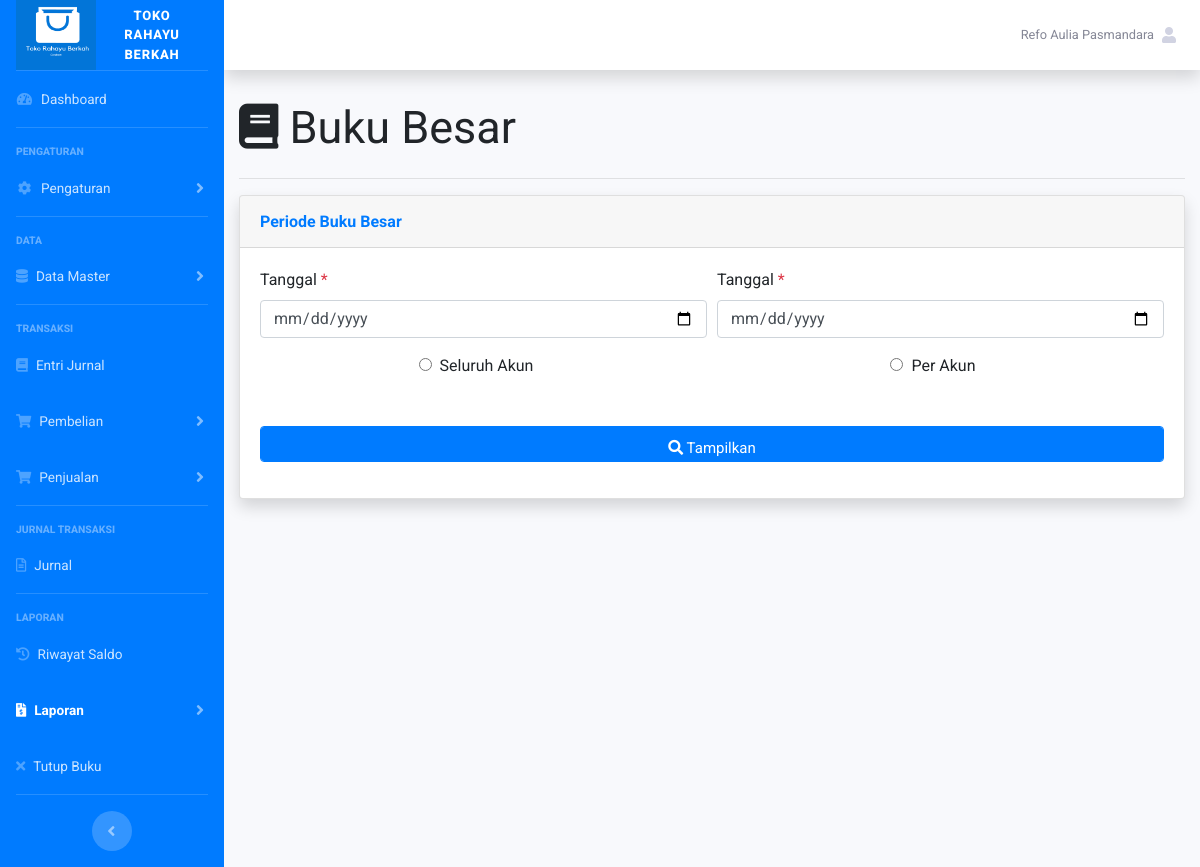
/Laporan/Buku_besar/bukuBesar, run on the app's committed database.
### tables this page shows
CREATE TABLE `tb_perusahaan` (
  `id_perusahaan` int(1) NOT NULL,
  `nama_perusahaan` varchar(30) DEFAULT NULL,
  `alamat_perusahaan` varchar(60) DEFAULT NULL,
  `kota` varchar(20) DEFAULT NULL,
  `provinsi` varchar(20) DEFAULT NULL,
  `kode_pos` varchar(6) DEFAULT NULL,
  `telp_perusahaan1` varchar(13) DEFAULT NULL,
  `telp_perusahaan2` varchar(13) DEFAULT NULL,
  `email_perusahaan` varchar(30) DEFAULT NULL,
  `logo` text DEFAULT NULL
);

CREATE TABLE `tb_user` (
  `id_user` int(2) NOT NULL,
  `username` varchar(20) NOT NULL,
  `password` varchar(100) NOT NULL,
  `nama_user` varchar(25) NOT NULL,
  `alamat_user` varchar(60) NOT NULL,
  `telp_user` varchar(15) NOT NULL,
  `role_id` int(1) NOT NULL COMMENT '1 : admin. 2 : pegawai'
);

### application/controllers/Laporan/Buku_besar.php (called while the page is built, shortened)
<?php
class Buku_besar extends CI_Controller
{
    public function bukuBesar()
    {
        $data['profil']     = $this->M_profil->getProfil()->result();
        $data['coa']        = $this->M_coa->getCoaTrans()->result();
        $this->load->view('template/header', $data);
        $this->load->view('template/sidebar', $data,);
        $this->load->view('v_admin/Laporan/Buku_besar/filter_bukubesar', $data);
        $this->load->view('template/footer');
    }
}

### index.php (called while the page is built, shortened)
<?php
require_once BASEPATH.'core/CodeIgniter.php';

### application/models/M_profil.php (called while the page is built, shortened)
<?php
class M_profil extends CI_Model{
    public function getProfil(){
        return $this->db->get('tb_perusahaan');
    }
}
?>

### application/libraries/Fungsi.php (called while the page is built, shortened)
<?php
class Fungsi {
    protected $ci;
    public function __construct(){
        $this->ci =& get_instance();
    }
    function user_login() {
        $user_id = $this->ci->session->userdata('user_id');
        $user_data = $this->ci->M_login->tampilData($user_id)->row();
        return $user_data;
    }
}
?>

### application/models/M_login.php (called while the page is built, shortened)
<?php
class M_login extends CI_Model{
    public function tampilData($id = null){
        $this->db->select('*');
        $this->db->from('tb_user');
        $query = $this->db->get();
        return $query;
    }
}
?>

### application/views/v_admin/Laporan/Buku_besar/filter_bukubesar.php (the view, shortened to what this page needs)
<div class="container-fluid">
    <p class="title_halaman"><i class="fas fa-book"></i> Buku Besar</p>
    <hr>
    <div class="card shadow mb-4">
        <div class="card-header py-3">
            <h6 class="m-0 font-weight-bold text-primary">Periode Buku Besar</h6>
        </div>
        <div class="card-body">
            <div class="row">
                <div class="col-lg-12">
                    <form method="post" action="<?php echo base_url('Laporan/Buku_besar/prosesfilterBukuBesar') ?>">
                        <div class="form-row">
                            <div class="form-group col-lg-6">
                                <label for="tanggal1">Tanggal <span class="text-danger">*</span></label>
                                <input class="form-control" name="tanggal1jurnal" type="date" value="<?php echo set_value('tanggal1jurnal') ?>">
                            </div>
                            <div class="form-group col-lg-6">
                                <label for="tanggal2">Tanggal <span class="text-danger">*</span></label>
                                <input class="form-control" name="tanggal2jurnal" type="date" value="<?php echo set_value('tanggal2jurnal') ?>">
                            </div>
                            <div class="form-group col-lg-6">
                                <div class="form-check form-check-inline col-lg-12 justify-content-center">
                                    <label for=""><input class="mr-2 radio" type="radio" name="filterBukuBesar" value="1" id="radio_1">Seluruh Akun</label>
                                </div>
                            </div>
                            <div class="form-group col-lg-6">
                                <div class="form-check form-check-inline col-lg-12 justify-content-center">
                                    <label for=""><input class="mr-2 radio" type="radio" name="filterBukuBesar" value="2" id="radio_2">Per Akun</label>
                                </div>
                            </div>
                            <div class="form-group col-lg-12 mt-2">
                                <button type="submit" class=" form-control btn btn-primary btn-submit"><i class="fas fa-search"></i> Tampilkan</button>
                            </div>
                        </div>
                    </form>
                </div>
            </div>
        </div>
    </div>
</div>

### application/views/template/sidebar.php (shortened to what this page needs)
<body id="page-top">
    <div id="wrapper">
        <ul class="navbar-nav bg-primary sidebar sidebar-dark accordion" id="accordionSidebar">
            <a class="sidebar-brand d-flex align-items-center justify-content-center" href="<?php echo base_url('Pengaturan/Perusahaan/formProfil') ?>">
                <div class="sidebar-brand-icon">
                    <?php foreach ($profil as $pr) { ?>
                        <img src="<?php echo base_url('/uploads/') . $pr->logo ?>" class="logo">
                    <?php } ?>
                </div>
                <?php foreach ($profil as $pr) { ?>
                    <div class="sidebar-brand-text mx-3" style="font-size:13px;"><?php echo $pr->nama_perusahaan ?></div>
                <?php } ?>
            </a>
            <hr class="sidebar-divider my-0">
            <?php $hal_ = $this->uri->segment(1); ?>
            <?php $hal = $this->uri->segment(2); ?>
            <?php $subhal = $this->uri->segment(3); ?>
            <li class="nav-item <?= ($hal_ == 'Dashboard') ? 'active' : ''; ?>">
                <a class="nav-link" href="<?php echo base_url('Dashboard') ?>">
                    <i class="fas fa-fw fa-tachometer-alt"></i>
                    <span>Dashboard</span></a>
            </li>
            <hr class="sidebar-divider">
            <div class="sidebar-heading">
                Pengaturan
            </div>
            <li class="nav-item <?= ($hal_ == 'Pengaturan') ? 'active' : ''; ?>">
                <a class="nav-link collapsed" href="#" data-toggle="collapse" data-target="#setting" aria-expanded="true" aria-controls="collapseTwo">
                    <i class="fas fa-fw fa-cog"></i>
                    <span>Pengaturan</span>
                </a>
            </li>
            <hr class="sidebar-divider">
            <div class="sidebar-heading">
                Data
            </div>
            <li class="nav-item <?= ($hal_ == 'Master_data') ? 'active' : ''; ?>">
                <a class="nav-link collapsed" href="#" data-toggle="collapse" data-target="#collapseTwo" aria-expanded="true" aria-controls="collapseTwo">
                    <i class="fas fa-database"></i>
                    <span>Data Master</span>
                </a>
            </li>
            <hr class="sidebar-divider">
            <div class="sidebar-heading test">
                Transaksi
            </div>
            <li class="nav-item <?= ($subhal == 'formJurnal') ? 'active' : ''; ?>">
                <a class="nav-link" href="<?php echo base_url('Jurnal/Jurnal_entry/formJurnal') ?>">
                    <i class="fas fa-book"></i>
                    <span>Entri Jurnal</span></a>
            </li>
            <li class="nav-item <?= ($hal == 'Pembelian') ? 'active' : ''; ?>">
                <a class="nav-link collapsed" href="#" data-toggle="collapse" data-target="#pembelian" aria-expanded="true" aria-controls="collapseTwo">
                    <i class="fas fa-shopping-cart"></i>
                    <span>Pembelian</span>
                </a>
            </li>
            <li class="nav-item <?= ($hal == 'Penjualan') ? 'active' : ''; ?>">
                <a class="nav-link collapsed" href="#" data-toggle="collapse" data-target="#penjualan" aria-expanded="true" aria-controls="collapseTwo">
                    <i class="fas fa-shopping-cart"></i>
                    <span>Penjualan</span>
                </a>
            </li>
            <hr class="sidebar-divider">
            <div class="sidebar-heading">
                Jurnal Transaksi
            </div>
            <li class="nav-item <?= ($hal == 'Jurnal') ? 'active' : ''; ?>">
                <a href="<?php echo base_url('Laporan/Jurnal/jurnal') ?>" class="nav-link">
                    <i class="far fa-file-alt"></i>
                    <span> Jurnal</span></a>
            </li>
            <hr class="sidebar-divider">
            <div class="sidebar-heading">
                Laporan
            </div>
            <li class="nav-item <?= ($subhal == 'filterSaldo' || $subhal == 'prosesFilter') ? 'active' : ''; ?>">
                <a href="<?php echo base_url('Laporan/Riwayat_saldo/filterSaldo') ?>" class="nav-link">
                    <i class="fas fa-history"></i>
                    <span> Riwayat Saldo</span></a>
            </li>
            <li class="nav-item <?= ($hal_ == 'Laporan' && ($hal != 'Riwayat_saldo' && $hal != 'Jurnal')) ? 'active' : ''; ?>">
                <a class="nav-link collapsed" href="#" data-toggle="collapse" data-target="#laporan" aria-expanded="true" aria-controls="collapseTwo">
                    <i class="fas fa-file-invoice-dollar"></i>
                    <span>Laporan</span>
                </a>
            </li>
            <li class="nav-item <?= ($hal_ == 'Closing') ? 'active' : ''; ?>">
                <a href="<?php echo base_url('Closing/filterClosing') ?>" class="nav-link">
                    <i class="fas fa-times"></i>
                    <span> Tutup Buku</span></a>
            </li>
            <hr class="sidebar-divider">
            <div class="text-center d-none d-md-inline">
                <button class="rounded-circle border-0" id="sidebarToggle"></button>
            </div>
        </ul>
        <div id="content-wrapper" class="d-flex flex-column">
            <div id="content">
                <nav class="navbar navbar-expand navbar-light bg-white topbar mb-4 static-top shadow">
                    <ul class="navbar-nav ml-auto">
                        <li class="nav-item dropdown no-arrow">
                            <a class="nav-link dropdown-toggle" href="#" id="userDropdown" role="button" data-toggle="dropdown" aria-haspopup="true" aria-expanded="false">
                                <span class="mr-2 d-none d-lg-inline text-gray-600 small"><?php echo ($this->fungsi->user_login()->nama_user) ?></span>
                                <i class="fas fa-user"></i>
                            </a>
                        </li>
                    </ul>
                </nav>

### assets/css/style.css (style rules this page uses)
body { font-family: 'Roboto', sans-serif !important; }
.btn-submit { padding: 10px 20px !important; font-size: 15px !important; }
.title_halaman { font-size: 45px; }
.logo { width: 80px; height: 70px; }

### data on the page
tb_perusahaan: logo (picture), nama_perusahaan "TOKO RAHAYU BERKAH"
tb_user: nama_user "Refo Aulia Pasmandara"
